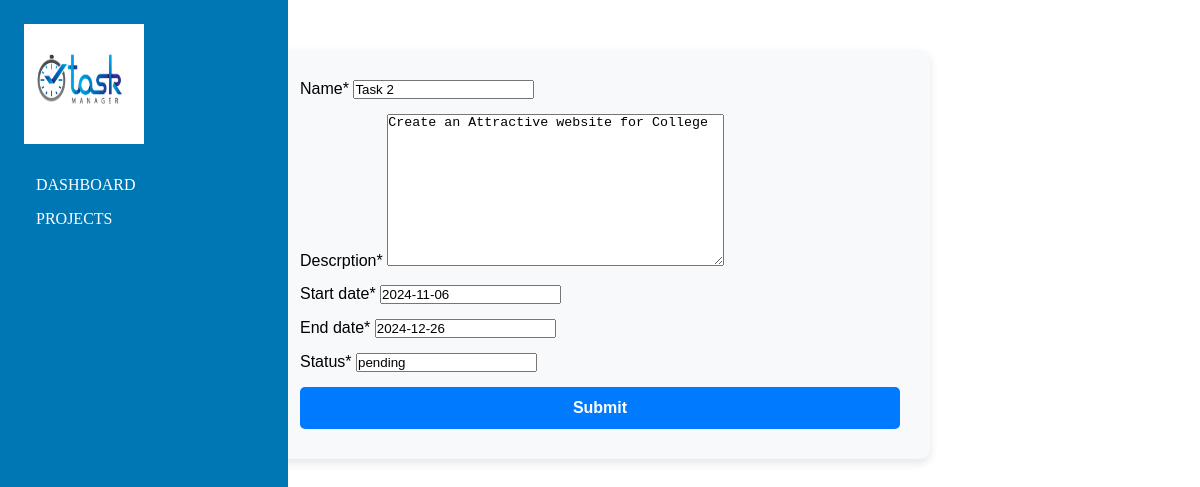
The page /update/8 on the database its author committed.
### appli/models.py (models this page shows, shortened)
class addproject(models.Model):
    name = models.CharField(max_length=200)
    descrption = models.TextField(max_length=1000)
    start_date = models.DateField()
    end_date = models.DateField()
    status = models.CharField(max_length=20)

### appli/views.py (the view, shortened to what this page needs)
# urls.py: path('update/<int:pk>',UpdateView.as_view(),name='update'),
class UpdateView(UpdateView):
    model =addproject
    template_name = 'update.html'
    fields ='__all__'

### appli/templates/update.html (shortened to what this page needs)
{% extends 'home.html' %}
{% block content %}
    {% load crispy_forms_tags %}
    <div class="form-container">
        <form action="" method="POST" enctype="multipart/form-data">
            {{ form|crispy }}
            <button type="submit">Submit</button>
        </form>
    </div>
{% endblock %}

### appli/templates/home.html (style rules this page uses)
* { margin: 0; padding: 0; }

### appli/templates/update.html (style rules this page uses)
.form-container { background-color: #f8f9fa; max-width: 600px; margin: 50px auto; padding: 30px; border-radius: 10px; box-shadow: 0 4px 10px rgba(0, 0, 0, 0.1); font-family: 'Arial', sans-serif; }
form { display: flex; flex-direction: column; gap: 15px; }
button { background-color: #007bff; color: #fff; border: none; padding: 12px; font-size: 16px; font-weight: bold; text-align: center; border-radius: 5px; cursor: pointer; transition: background-color 0.3s ease; }

### rows shown on the page
addproject: name "Task 2", descrption "Create an Attractive website for College", start_date "2024-11-06", end_date "2024-12-26", status "pending"
